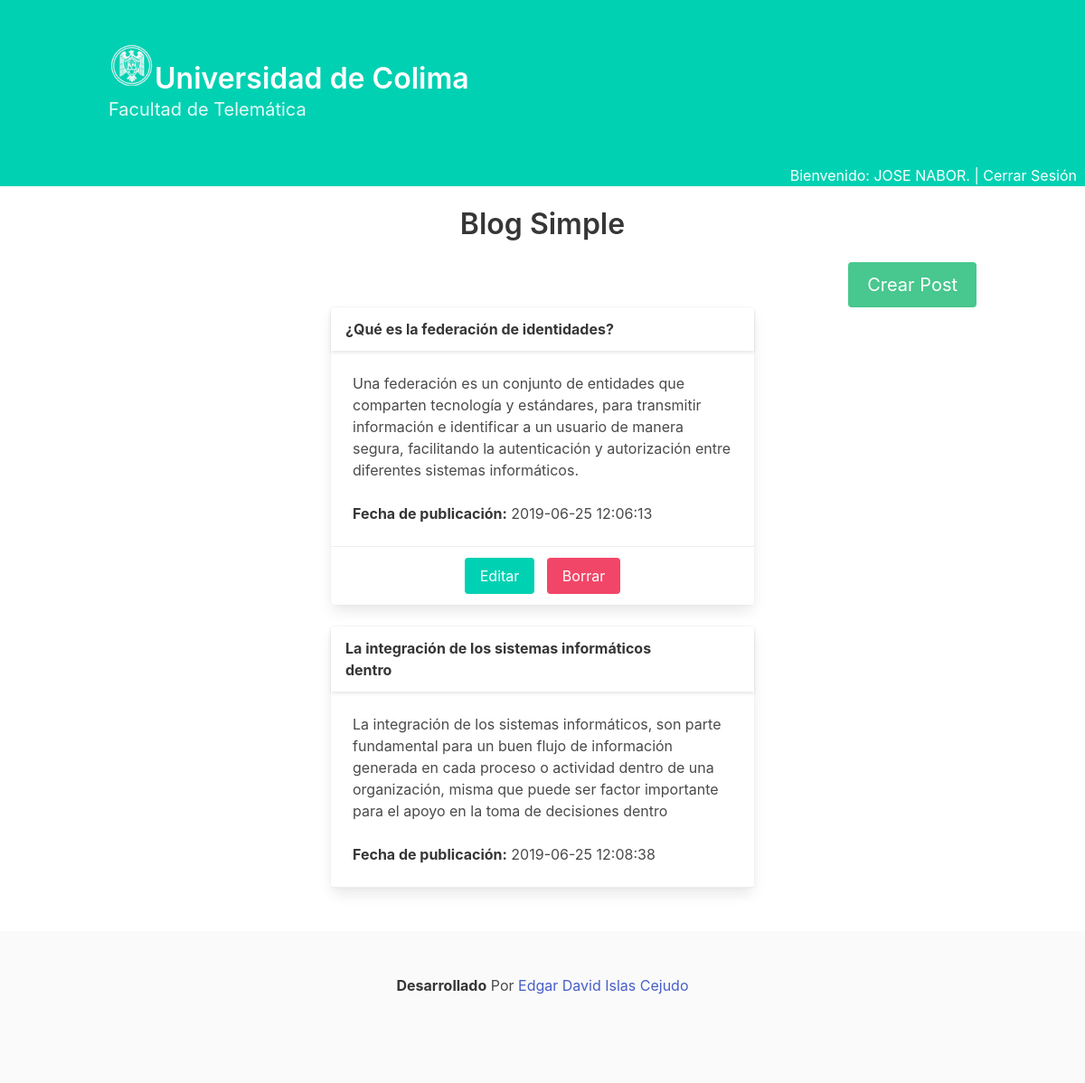
/indexPost.php (signed in), run on the app's committed database.
### tables this page shows
CREATE TABLE `post` (
  `id` int(8) unsigned NOT NULL auto_increment,
  `title` varchar(50) NOT NULL,
  `content` varchar(250) NOT NULL,
  `idAutor` int(11) NOT NULL,
  `created` timestamp NOT NULL default CURRENT_TIMESTAMP on update CURRENT_TIMESTAMP,
  PRIMARY KEY  (`id`)
);

### indexPost.php (called while the page is built, shortened)
<?php
$todosPost=Post::getAll();
require_once(VIEW_PATH.'indexPost.view.php');

### includes/models/post.model.php (called while the page is built, shortened)
<?php
class Post {
	public static function getBySql($sql) {
		$database = new Database();
		$result = $database->query($sql);
		$objects = array();
		while ($object = $result->fetch_object()) {
			$objects[] = $object;
		}
		return $objects;
	}
	public static function getAll() {
		$sql = 'select * from post';
		return self::getBySql($sql);
	}
}

### includes/views/indexPost.view.php (the view, shortened to what this page needs)
<?php
require_once("header.inc.php");
?>
<h1 class="has-text-right">Bienvenido:&nbsp;<?php echo $_SESSION["nombre"]?>. | <a href="lib/logout.php"> Cerrar Sesión &nbsp;</a><h1>
</section>
<br />
  <div class="container">
    <p class="is-right"><h4 class="title is-h4 has-text-centered">Blog Simple</h4><p>
    <p class="has-text-right "><button class="button is-success is-medium" onclick="$('.modal').addClass('is-active');"> Crear Post</button></p>
    <div class="columns">
      <div class="column is-half is-offset-one-quarter">
        <?php
        foreach($todosPost as $post):
        ?>
<div class="card">
  <header class="card-header">
    <p class="card-header-title">
      <?php echo $post->title;?>
    </p>
    <a href="#" class="card-header-icon" aria-label="more options">
      <span class="icon">
      </span>
    </a>
  </header>
  <div class="card-content">
    <div class="content">
      <?php echo $post->content;?>
      <br>
      <br>
      <time> <strong>Fecha de publicación:</strong> <?php echo $post->created;?></time>
    </div>
  </div>
  <footer class="card-footer">
  <?php
  if($post->idAutor==$_SESSION["id"]){
  ?>
        <p class= "card-footer-item"><span>
        <button value="<?php echo $post->id;?>" onclick="verificaEditar($(this).val())" class="button is-primary"> Editar </button>
        &nbsp;&nbsp;<button onclick="verifica('delete.php?id=<?php echo $post->id;?>')" class="button is-danger"> Borrar </button></span>
    </p>
  <?php
  }
  ?>
  </footer>
</div>
<br>
        <?php
        endforeach;
        ?>
        </div>
      </div>
    </div>
  <br />
<?php
require_once("footer.inc.php");
?>

### data on the page
post: title "¿Qué es la federación de identidades?", content "Una federación es un conjunto de entidades que comparten tecnología y estándares, para transmitir información e identificar a un usuario de manera segura, facilitando la autenticación y autorización entre diferentes sistemas informáticos.", created "2019-06-25 12:06:13", $post->id 6 (drawn)
post: title "La integración de los sistemas informáticos dentro", content "La integración de los sistemas informáticos, son parte fundamental para un buen flujo de información generada en cada proceso o actividad dentro de una organización, misma que puede ser factor importante para el apoyo en la toma de decisiones dentro", created "2019-06-25 12:08:38"

### other printed values
$_SESSION["nombre"] "JOSE NABOR"
